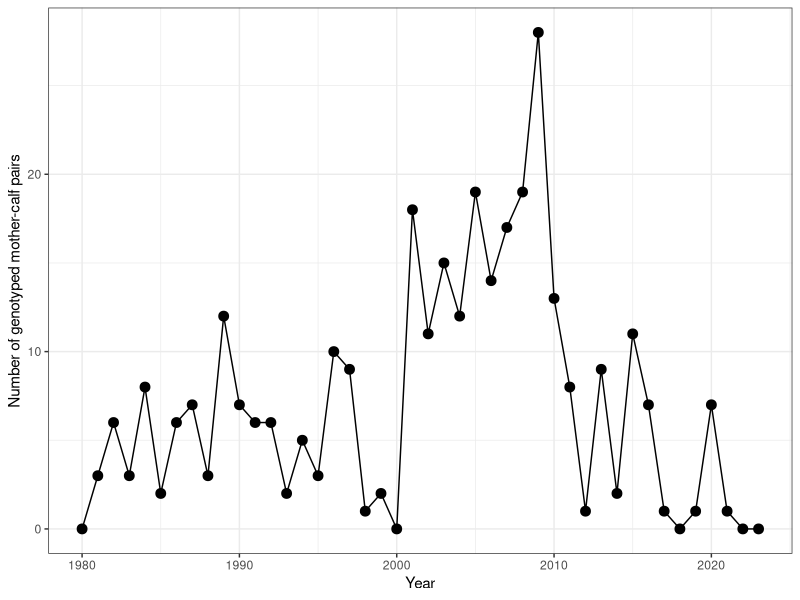
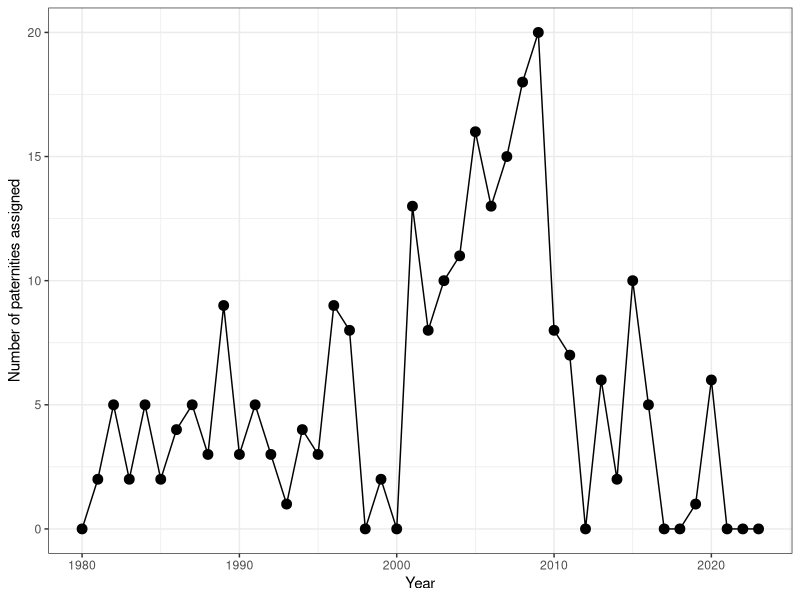
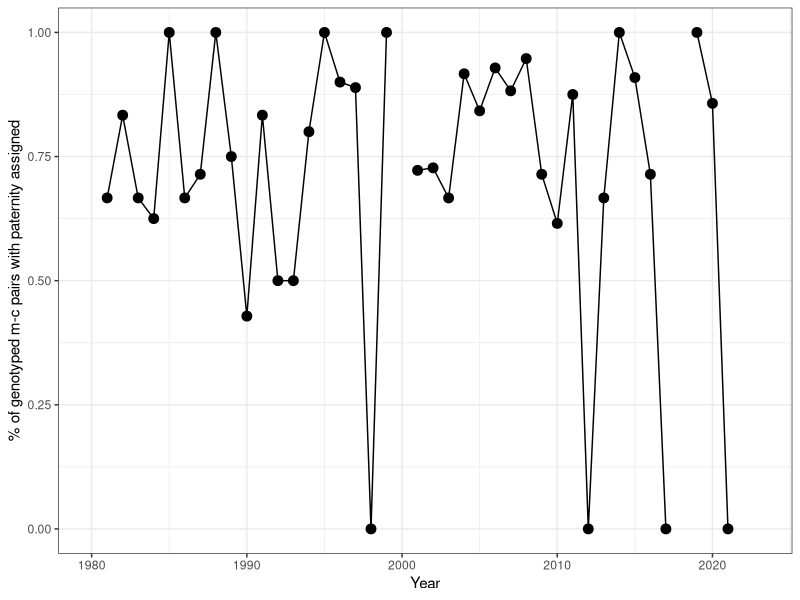
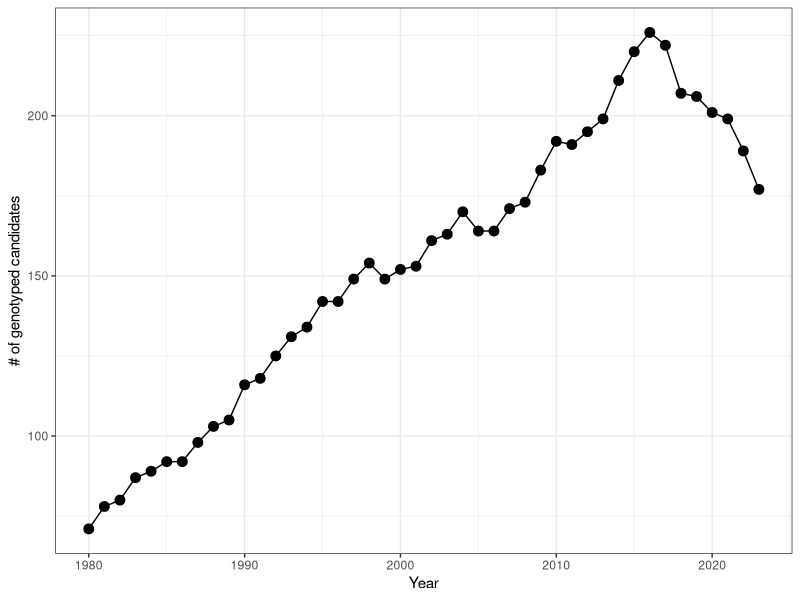
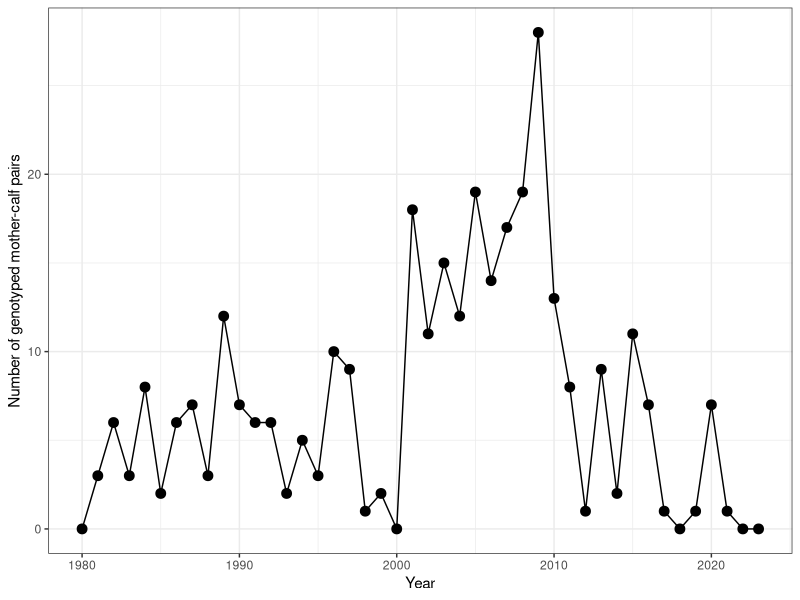
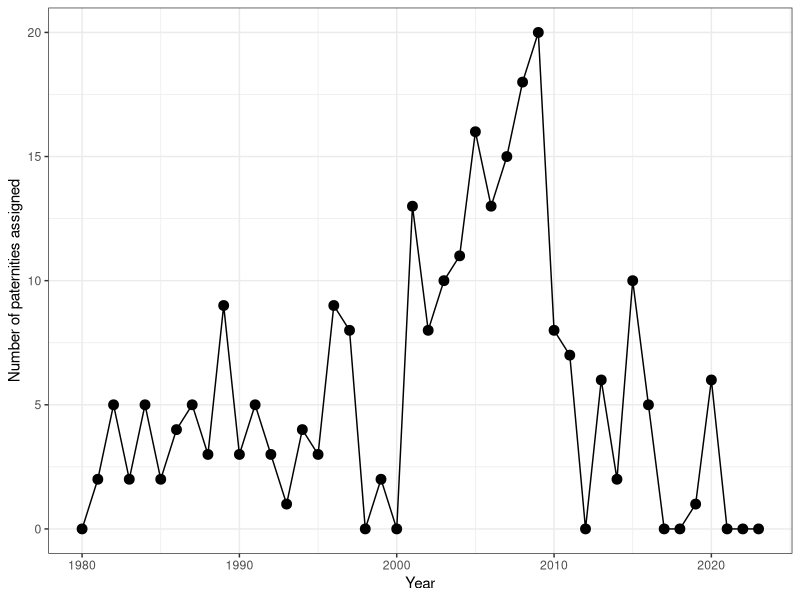
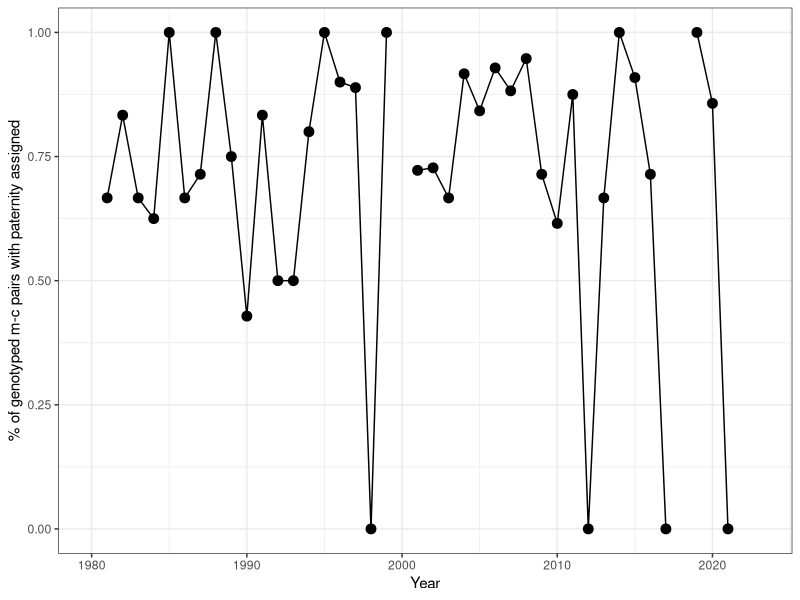
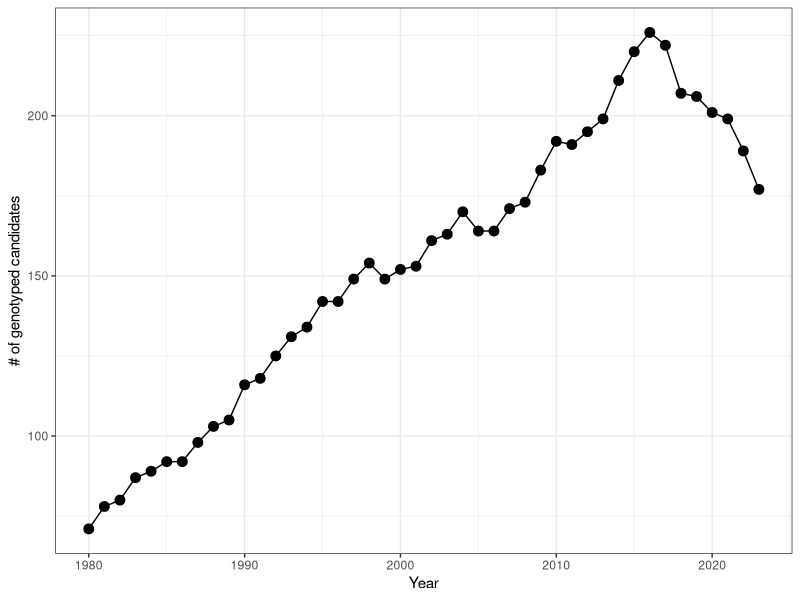

These charts were generated, in order, by the following R code:
#####################################
# CODE FOR DATA EXPLORATION WITH    #
# RESPECT TO DATA CHARACTERISTICS   #
# THAT COULD LEAD TO OVER- OR UNDER-#
# ESTIMATION OF ABUNDANCE.          #
#                                   #
# Last updated: 12-AUG-2025         #
# Tim Frasier                       #
#####################################


#----------------------------#
# Load appropriate libraries #
#----------------------------#
library(ggplot2)


#-------------------------------#
#   Read In & Organize the Data #
#-------------------------------#
data <- read.table("../data/paternity_summary.csv", sep = ",", header = TRUE)


#-----------------------------------------------#
# Plot # of genotyped mother-calf pairs by year #
#-----------------------------------------------#
ggplot(data) +
  theme_bw() +
  geom_point(aes(x = year, y = nGenotypedCalves), size = 3) +
  geom_line(aes(x = year, y = nGenotypedCalves)) +
  labs(
    y = "Number of genotyped mother-calf pairs",
    x = "Year"
  )

png("../results/mother_calf_pairs.png", width = 7, height = 4, units = "in", res = 300)
ggplot(data) +
  theme_bw() +
  geom_point(aes(x = year, y = nGenotypedCalves), size = 3) +
  geom_line(aes(x = year, y = nGenotypedCalves)) +
  labs(
    y = "Number of genotyped mother-calf pairs",
    x = "Year"
  )
dev.off()


#-----------------------------------------------#
# Plot # of paternities assigned by year        #
#-----------------------------------------------#
ggplot(data) +
  theme_bw() +
  geom_point(aes(x = year, y = nPaternities), size = 3) +
  geom_line(aes(x = year, y = nPaternities)) +
  labs(
    y = "Number of paternities assigned",
    x = "Year"
  )

png("../results/nPaternities.png", width = 7, height = 4, units = "in", res = 300)
ggplot(data) +
  theme_bw() +
  geom_point(aes(x = year, y = nPaternities), size = 3) +
  geom_line(aes(x = year, y = nPaternities)) +
  labs(
    y = "Number of paternities assigned",
    x = "Year"
  )
dev.off()


#-----------------------------------------------#
# Plot % of calves with fathers assigned        #
#-----------------------------------------------#
data$percent <- data$nPaternities / data$nGenotypedCalves
ggplot(data) +
  theme_bw() +
  geom_point(aes(x = year, y = percent), size = 3) +
  geom_line(aes(x = year, y = percent)) +
  labs(
    y = "% of genotyped m-c pairs with paternity assigned",
    x = "Year"
  )

png("../results/percent_paternities.png", width = 7, height = 4, units = "in", res = 300)
ggplot(data) +
  theme_bw() +
  geom_point(aes(x = year, y = percent), size = 3) +
  geom_line(aes(x = year, y = percent)) +
  labs(
    y = "% of genotyped m-c pairs with paternity assigned",
    x = "Year"
  )
dev.off()


#-----------------------------------------------#
# Plot # of candidates by year                  #
#-----------------------------------------------#
ggplot(data) +
  theme_bw() +
  geom_point(aes(x = year, y = nCandidates), size = 3) +
  geom_line(aes(x = year, y = nCandidates)) +
  labs(
    y = "# of genotyped candidates",
    x = "Year"
  )

png("../results/candidates.png", width = 7, height = 4, units = "in", res = 300)
ggplot(data) +
  theme_bw() +
  geom_point(aes(x = year, y = nCandidates), size = 3) +
  geom_line(aes(x = year, y = nCandidates)) +
  labs(
    y = "# of genotyped candidates",
    x = "Year"
  )
dev.off()
